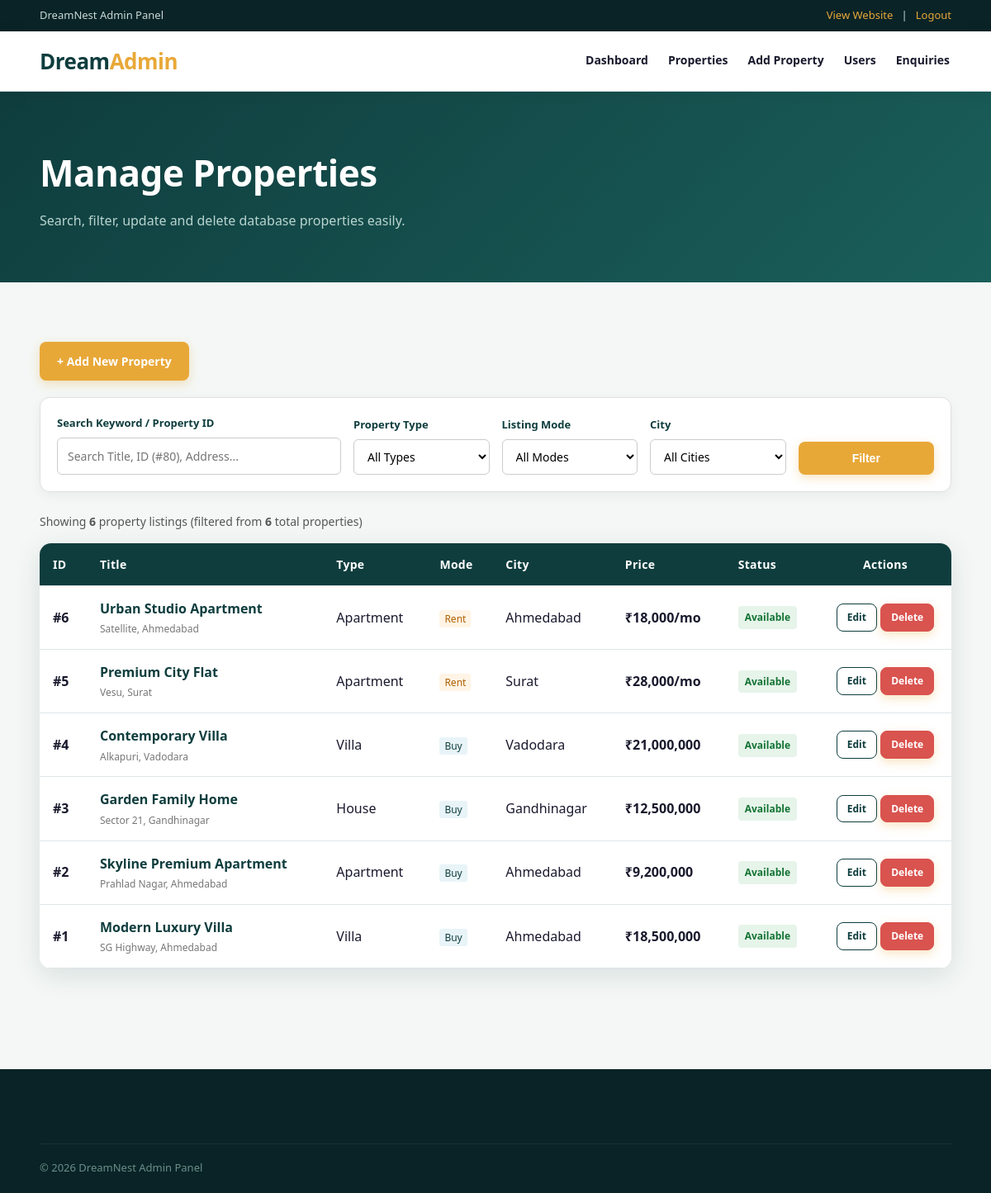
The page /admin/properties.php (signed in) on the database its author committed.
### tables this page shows
CREATE TABLE properties (
 id INT AUTO_INCREMENT PRIMARY KEY,
 title VARCHAR(180) NOT NULL,
 description TEXT,
 type ENUM('House','Apartment','Villa','Commercial','Plot') NOT NULL,
 listing_type ENUM('Buy','Rent') DEFAULT 'Buy',
 city VARCHAR(100) NOT NULL,
 address VARCHAR(255),
 price DECIMAL(14,2) NOT NULL,
 area INT DEFAULT 0,
 bedrooms INT DEFAULT 0,
 bathrooms INT DEFAULT 0,
 parking INT DEFAULT 0,
 image VARCHAR(255),
 status ENUM('Available','Sold','Rented') DEFAULT 'Available',
 created_at TIMESTAMP DEFAULT CURRENT_TIMESTAMP
);

### admin/properties.php (the view, shortened to what this page needs)
<?php
require '../includes/config.php';
$q_search = trim($_GET['q'] ?? '');
$sql = "SELECT * FROM properties";
$sql .= " ORDER BY id DESC";
$stmt = $conn->prepare($sql);
$stmt->execute();
$r = $stmt->get_result();
$total_count_res = $conn->query("SELECT COUNT(*) as total FROM properties");
$total_in_db = $total_count_res->fetch_assoc()['total'];
$matching_count = $r->num_rows;
?>
<!doctype html>
<html lang="en">
<head>
    <link rel="stylesheet" href="../css/style.css">
</head>
<body>
    <?php include 'header.php'; ?>
    <section class="pagehero">
        <div class="container">
            <h1>Manage Properties</h1>
            <p>Search, filter, update and delete database properties easily.</p>
        </div>
    </section>
    <section class="section">
        <div class="container">
            <div style="display: flex; justify-content: space-between; align-items: center; margin-bottom: 20px;">
                <a class="btn gold" href="add-property.php">+ Add New Property</a>
            </div>
            <div class="admin-filter-card">
                <form method="get" action="properties.php">
                    <div class="admin-filter-grid">
                        <div style="grid-column: span 2;">
                            <label>Search Keyword / Property ID</label>
                            <input type="text" name="q" placeholder="Search Title, ID (#80), Address..." value="<?= htmlspecialchars($q_search) ?>">
                        </div>
                        <div>
                            <label>Property Type</label>
                            <select name="type">
                                <option value="">All Types</option>
                            </select>
                        </div>
                        <div>
                            <label>Listing Mode</label>
                            <select name="listing_type">
                                <option value="">All Modes</option>
                            </select>
                        </div>
                        <div>
                            <label>City</label>
                            <select name="city">
                                <option value="">All Cities</option>
                            </select>
                        </div>
                        <div class="admin-filter-actions">
                            <button type="submit" class="btn gold" style="flex:1;">Filter</button>
                        </div>
                    </div>
                </form>
            </div>
            <div class="filter-stats-bar">
                <div>
                    Showing <strong><?= $matching_count ?></strong> property listing<?= ($matching_count !== 1) ? 's' : '' ?>
                    <?php if ($matching_count !== $total_in_db): ?>
                        (filtered from <strong><?= $total_in_db ?></strong> total properties)
                    <?php endif; ?>
                </div>
            </div>
            <div class="table-wrap">
                <table>
                    <thead>
                        <tr>
                            <th>ID</th>
                            <th>Title</th>
                            <th>Type</th>
                            <th>Mode</th>
                            <th>City</th>
                            <th>Price</th>
                            <th>Status</th>
                            <th style="text-align: center; width: 160px;">Actions</th>
                        </tr>
                    </thead>
                    <tbody>
                        <?php if ($r->num_rows > 0): ?>
                            <?php while ($p = $r->fetch_assoc()): ?>
                                <?php
                                    $statusClass = 'badge-available';
                                ?>
                                <tr>
                                    <td><strong>#<?= $p['id'] ?></strong></td>
                                    <td>
                                        <a href="../property-details.php?id=<?= $p['id'] ?>" target="_blank" style="color:#0F3D3E; font-weight:600; text-decoration:none;">
                                            <?= htmlspecialchars($p['title']) ?>
                                        </a>
                                        <div style="font-size:12px; color:#777; margin-top:2px;"><?= htmlspecialchars($p['address']) ?></div>
                                    </td>
                                    <td><?= htmlspecialchars($p['type']) ?></td>
                                    <td>
                                        <span style="font-size:12px; padding:2px 6px; border-radius:3px; background:<?= ($p['listing_type']==='Buy')?'#e8f4f8':'#fff4e5' ?>; color:<?= ($p['listing_type']==='Buy')?'#0f3d3e':'#b06000' ?>;">
                                            <?= htmlspecialchars($p['listing_type']) ?>
                                        </span>
                                    </td>
                                    <td><?= htmlspecialchars($p['city']) ?></td>
                                    <td>
                                        <strong>
                                            <?= ($p['listing_type'] === 'Rent') ? '₹' . number_format($p['price']) . '/mo' : '₹' . number_format($p['price']) ?>
                                        </strong>
                                    </td>
                                    <td><span class="badge-status <?= $statusClass ?>"><?= htmlspecialchars($p['status']) ?></span></td>
                                    <td style="text-align: center;">
                                        <a class="btn outline" href="edit-property.php?id=<?= $p['id'] ?>" style="padding: 6px 12px; font-size:12px;">Edit</a>
                                        <a class="btn gold" href="delete-property.php?id=<?=$p['id']?>" onclick="return confirm('Are you sure you want to delete property #<?= $p['id'] ?> - <?= htmlspecialchars(addslashes($p['title'])) ?>?')" style="padding: 6px 12px; font-size:12px; background-color:#d9534f; border-color:#d9534f; color:#fff;">Delete</a>
                                    </td>
                                </tr>
                            <?php endwhile; ?>
                        <?php endif; ?>
                    </tbody>
                </table>
            </div>
        </div>
    </section>
    <footer>
        <div class="container">
            <div class="copyright">© 2026 DreamNest Admin Panel</div>
        </div>
    </footer>
</body>
</html>

### admin/header.php
<div class="topbar"><div class="container"><span>DreamNest Admin Panel</span><span><a href="../index.php">View Website</a> &nbsp; | &nbsp; <a href="logout.php">Logout</a></span></div></div><header class="navbar"><div class="container nav"><a class="logo" href="index.php">Dream<span>Admin</span></a><nav class="links" style="display:flex"><a href="index.php">Dashboard</a><a href="properties.php">Properties</a><a href="add-property.php">Add Property</a><a href="users.php">Users</a><a href="enquiries.php">Enquiries</a></nav></div></header>

### css/style.css (style rules this page uses)
:root { --navy:#0F3D3E;--navy2:#092327;--gold:#E8A838;--bg:#F4F7F5;--white:#fff;--text:#1a1a2e;--muted:#6b7f8e;--line:#dfe6e9;--green:#27844a;--shadow:0 8px 32px rgba(15,61,62,.12);--accent:#148B82;--card-radius:16px }
* { box-sizing:border-box;margin:0;padding:0 }
html { scroll-behavior:smooth }
body { font-family:'Segoe UI',Inter,Arial,sans-serif;color:var(--text);background:var(--bg);line-height:1.65 }
a { text-decoration:none;color:inherit }
.container { width:min(1200px,92%);margin:auto }
.topbar { background:var(--navy2);color:#c8dad8;font-size:13px }
.topbar .container { height:38px;display:flex;align-items:center;justify-content:space-between }
.topbar a { color:var(--gold) }
.navbar { background:#fff;position:sticky;top:0;z-index:1000;box-shadow:0 2px 20px rgba(0,0,0,.06);border-bottom:1px solid var(--line) }
.nav { min-height:72px;display:flex;align-items:center;gap:24px }
.logo { font-size:26px;font-weight:900;color:var(--navy);white-space:nowrap;letter-spacing:-.5px }
.logo span { color:var(--gold) }
.links { display:flex;align-items:center;gap:20px;margin-left:auto;font-size:14px;font-weight:700 }
.links a { padding:6px 2px;border-bottom:2px solid transparent;transition:.2s }
.btn { display:inline-block;border:1px solid transparent;border-radius:8px;padding:11px 20px;font-weight:800;cursor:pointer;font-size:14px;transition:all .2s ease }
.gold { background:var(--gold);color:#fff;box-shadow:0 4px 12px rgba(232,168,56,.3) }
.outline { border-color:var(--navy);color:var(--navy);background:#fff }
input,select,textarea { font:inherit;width:100%;padding:12px 14px;border:1px solid var(--line);border-radius:8px;outline:0;background:#fff;transition:border-color .2s }
.section { padding:72px 0 }
.pagehero { background:linear-gradient(135deg,var(--navy),#1a5f5a);color:#fff;padding:62px 0 }
.pagehero h1 { font-size:44px;letter-spacing:-.5px }
.pagehero p { color:#b8d4cf;margin-top:8px }
.table-wrap { overflow:auto;background:#fff;border-radius:14px;box-shadow:var(--shadow) }
table { width:100%;border-collapse:collapse;min-width:760px }
th,td { padding:14px 16px;text-align:left;border-bottom:1px solid var(--line) }
th { background:var(--navy);color:#fff;font-size:14px;font-weight:700;letter-spacing:.3px }
footer { background:var(--navy2);color:#adc5c0;margin-top:50px;padding:55px 0 20px }
.copyright { border-top:1px solid #ffffff12;margin-top:35px;padding-top:18px;font-size:13px;color:#6b8f88 }

### admin/properties.php (style rules this page uses)
.admin-filter-card { background: #ffffff; border-radius: 12px; padding: 20px; margin-bottom: 24px; box-shadow: 0 4px 15px rgba(0,0,0,0.05); border: 1px solid #e0e0e0; }
.admin-filter-grid { display: grid; grid-template-columns: repeat(auto-fit, minmax(160px, 1fr)); gap: 15px; align-items: end; }
.admin-filter-grid label { display: block; font-size: 13px; font-weight: 600; color: #0F3D3E; margin-bottom: 6px; }
.admin-filter-grid input, .admin-filter-grid select { width: 100%; padding: 10px 12px; border: 1px solid #ccc; border-radius: 6px; font-size: 14px; background-color: #fff; }
.admin-filter-actions { display: flex; gap: 10px; }
.filter-stats-bar { display: flex; justify-content: space-between; align-items: center; margin-bottom: 15px; font-size: 14px; color: #555; }
.badge-status { display: inline-block; padding: 4px 8px; border-radius: 4px; font-size: 12px; font-weight: 600; }
.badge-available { background-color: #e6f4ea; color: #137333; }

### rows shown on the page
properties: id "6", title "Urban Studio Apartment", address "Satellite, Ahmedabad", type "Apartment", listing_type "Rent", city "Ahmedabad", price "18,000", status "Available"
properties: id "5", title "Premium City Flat", address "Vesu, Surat", type "Apartment", listing_type "Rent", city "Surat", price "28,000", status "Available"
properties: id "4", title "Contemporary Villa", address "Alkapuri, Vadodara", type "Villa", listing_type "Buy", city "Vadodara", price "21,000,000", status "Available"
properties: id "3", title "Garden Family Home", address "Sector 21, Gandhinagar", type "House", listing_type "Buy", city "Gandhinagar", price "12,500,000", status "Available"
properties: id "2", title "Skyline Premium Apartment", address "Prahlad Nagar, Ahmedabad", type "Apartment", listing_type "Buy", city "Ahmedabad", price "9,200,000", status "Available"
properties: id "1", title "Modern Luxury Villa", address "SG Highway, Ahmedabad", type "Villa", listing_type "Buy", city "Ahmedabad", price "18,500,000", status "Available"

### other values the page prints
$matching_count "6"
$total_in_db "6"
